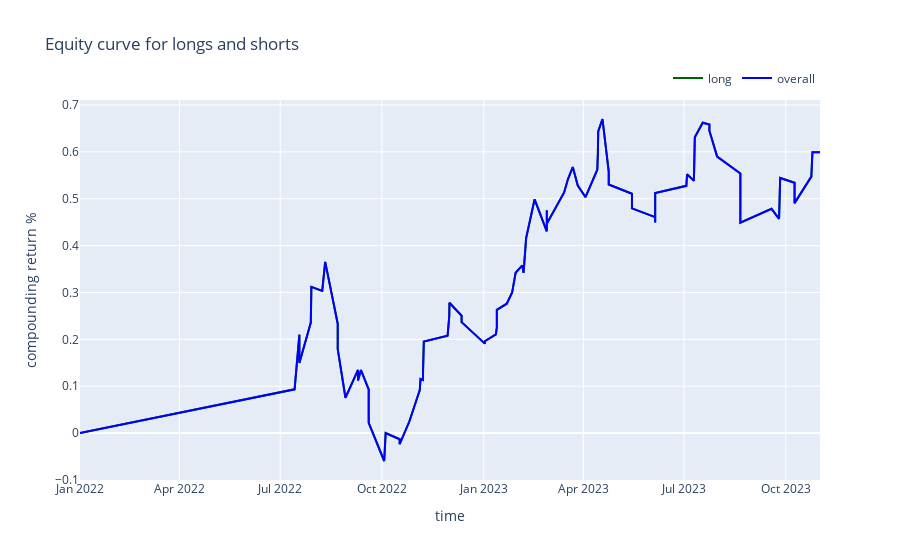

Notebook code cell kept with this figure:
### Code cell
from tradeexecutor.visual.benchmark import visualise_long_short_benchmark
from tradingstrategy.timebucket import TimeBucket

visualise_long_short_benchmark(state, TimeBucket.d7)
